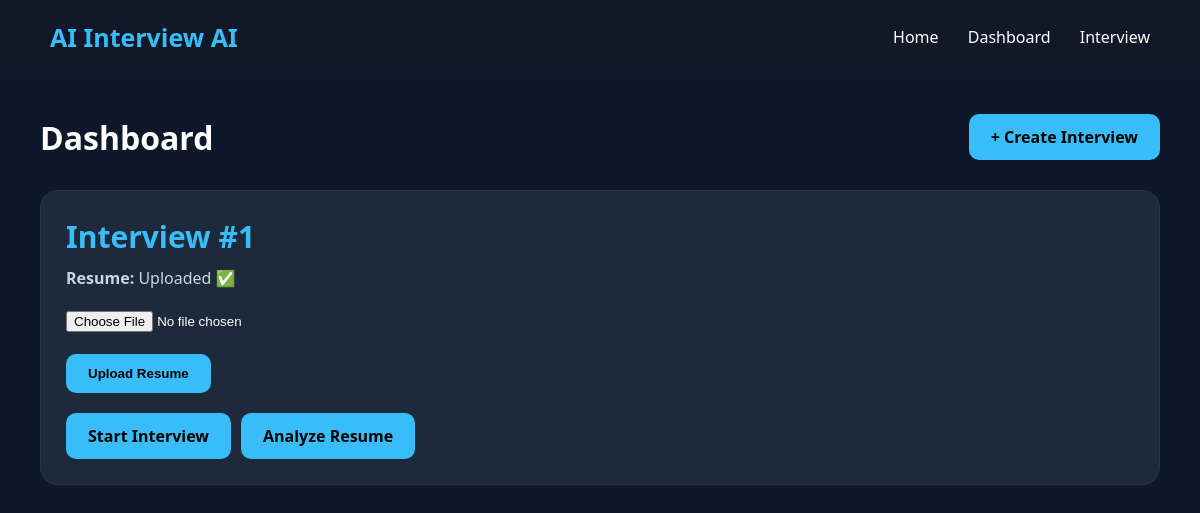
Page /dashboard on the earlier database version.
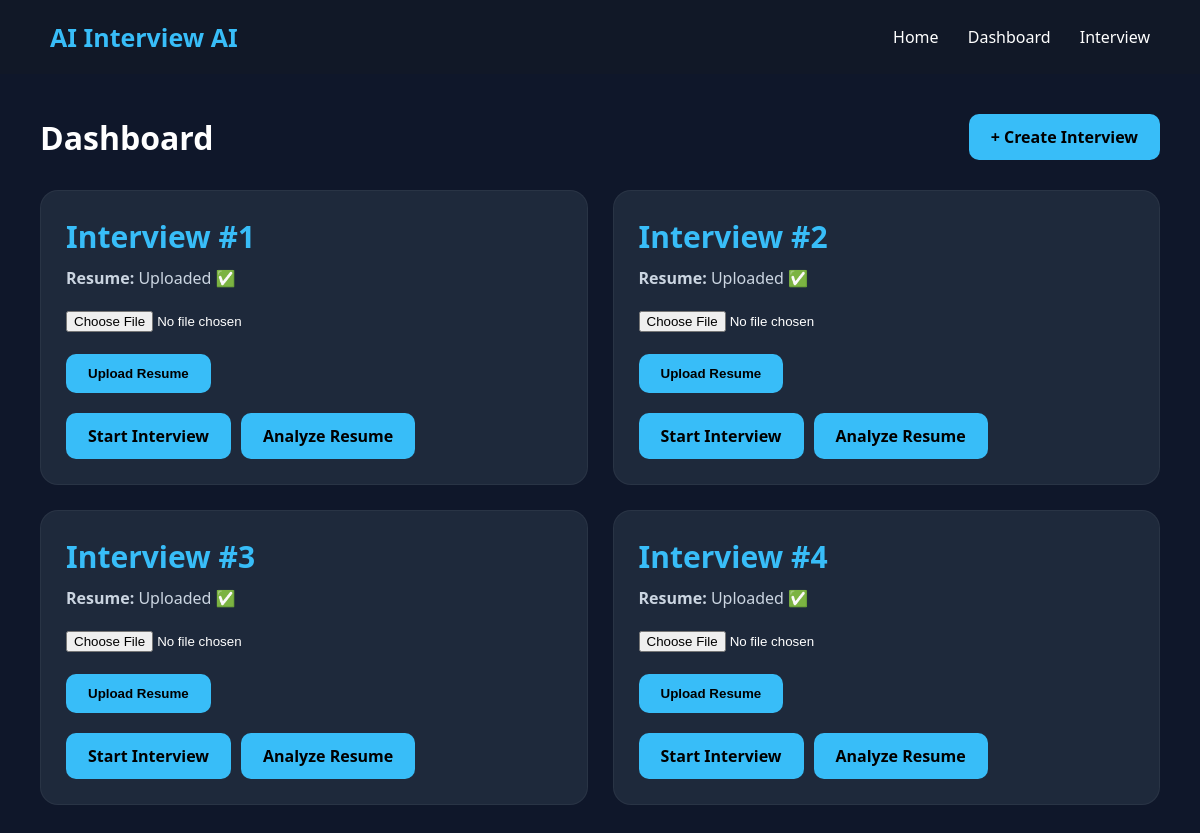
Same page on the later database version.
### database/models.py (models this page shows)
class Interview(db.Model):
    id = db.Column(
        db.Integer,
        primary_key=True
    )
    user_id = db.Column(
        db.Integer
    )
    resume = db.Column(
        db.String(200)
    )
    date = db.Column(
        db.DateTime,
        default=datetime.utcnow
    )

### app.py (the view)
@app.route("/dashboard")
def dashboard():
    interviews = Interview.query.all()
    return render_template(
        "dashboard.html",
        interviews=interviews
    )

### templates/dashboard.html
{% extends "base.html" %}
{% block content %}
<div class="dashboard">
    <div class="dashboard-header">
        <h1>Dashboard</h1>
        <a class="btn" href="/start-interview">
            + Create Interview
        </a>
    </div>
    <div class="interview-grid">
        {% for interview in interviews %}
        <div class="interview-card">
            <div class="interview-title">
                Interview #{{ interview.id }}
            </div>
            <div class="resume-status">
                <strong>Resume:</strong>
                {% if interview.resume %}
                    Uploaded ✅
                {% else %}
                    Not Uploaded ❌
                {% endif %}
            </div>
            <form
                class="upload-section"
                action="/upload-resume/{{ interview.id }}"
                method="POST"
                enctype="multipart/form-data">
                <input
                    class="file-input"
                    type="file"
                    name="resume"
                    accept=".pdf"
                    required>
                <br><br>
                <button
                    type="submit"
                    class="btn">
                    Upload Resume
                </button>
            </form>
            <div class="button-group">
                <a
                    class="btn"
                    href="/interview/{{ interview.id }}">
                    Start Interview
                </a>
                <a
                    class="btn"
                    href="/resume-analysis/{{ interview.id }}">
                    Analyze Resume
                </a>
            </div>
        </div>
        {% endfor %}
    </div>
</div>
{% endblock %}

### templates/base.html (shortened to what this page needs)
<!DOCTYPE html>
<html>
<head>
<link rel="stylesheet"
href="{{url_for('static',
filename='css/style.css')}}">
</head>
<body>
<div class="navbar">
<div class="logo">
AI Interview AI
</div>
<div>
<a href="/">
Home
</a>
<a href="/dashboard">
Dashboard
</a>
<a href="/interview">
Interview
</a>
</div>
</div>
{% block content %}
{% endblock %}
</body>
</html>

### static/css/style.css (style rules this page uses)
* { margin:0; padding:0; box-sizing:border-box; }
body { font-family: 'Segoe UI', sans-serif; background:#0f172a; color:white; }
.navbar { display:flex; justify-content:space-between; align-items:center; padding:20px 50px; background:#111827; }
.logo { font-size:25px; font-weight:bold; color:#38bdf8; }
.navbar a { color:white; text-decoration:none; margin-left:25px; }
.btn { padding:14px 30px; background:#38bdf8; color:black; border-radius:8px; text-decoration:none; font-weight:bold; }
.dashboard { padding:40px; }
.dashboard { padding: 40px; }
.dashboard-header { display: flex; justify-content: space-between; align-items: center; margin-bottom: 30px; }
.interview-grid { display: grid; grid-template-columns: repeat(auto-fit, minmax(420px, 1fr)); gap: 25px; }
.interview-card { background: #1e293b; border-radius: 18px; padding: 25px; transition: 0.3s; border: 1px solid rgba(255,255,255,0.05); }
.interview-title { color: #38bdf8; font-size: 30px; font-weight: bold; margin-bottom: 10px; }
.resume-status { margin-bottom: 20px; color: #cbd5e1; }
.upload-section { margin-top: 20px; margin-bottom: 20px; }
.button-group { display: flex; gap: 10px; flex-wrap: wrap; }
.btn { padding: 12px 22px; background: #38bdf8; color: black; text-decoration: none; border: none; border-radius: 10px; font-weight: bold; cursor: pointer; }
.file-input { color: white; }

Differences in the rows shown:
added Interview: id "2", resume "Uploaded ✅"
added Interview: id "3", resume "Uploaded ✅"
added Interview: id "4", resume "Uploaded ✅"
